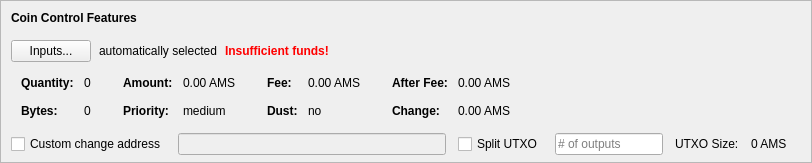
    <widget class="QFrame" name="frameCoinControl">
     <property name="sizePolicy">
      <sizepolicy hsizetype="Expanding" vsizetype="Expanding">
       <horstretch>0</horstretch>
       <verstretch>0</verstretch>
      </sizepolicy>
     </property>
     <property name="maximumSize">
      <size>
       <width>16777215</width>
       <height>16777215</height>
      </size>
     </property>
     <property name="frameShape">
      <enum>QFrame::StyledPanel</enum>
     </property>
     <property name="frameShadow">
      <enum>QFrame::Sunken</enum>
     </property>
     <layout class="QVBoxLayout" name="verticalLayoutCoinControl2">
      <property name="spacing">
       <number>0</number>
      </property>
      <property name="leftMargin">
       <number>0</number>
      </property>
      <property name="topMargin">
       <number>0</number>
      </property>
      <property name="rightMargin">
       <number>0</number>
      </property>
      <property name="bottomMargin">
       <number>6</number>
      </property>
      <item>
       <layout class="QVBoxLayout" name="verticalLayoutCoinControl" stretch="0,0,0,0,1">
        <property name="spacing">
         <number>0</number>
        </property>
        <property name="leftMargin">
         <number>10</number>
        </property>
        <property name="topMargin">
         <number>10</number>
        </property>
        <item>
         <layout class="QHBoxLayout" name="horizontalLayoutCoinControl1">
          <property name="bottomMargin">
           <number>15</number>
          </property>
          <item>
           <widget class="QLabel" name="labelCoinControlFeatures">
            <property name="sizePolicy">
             <sizepolicy hsizetype="Preferred" vsizetype="Maximum">
              <horstretch>0</horstretch>
              <verstretch>0</verstretch>
             </sizepolicy>
            </property>
            <property name="font">
             <font>
              <weight>75</weight>
              <bold>true</bold>
             </font>
            </property>
            <property name="styleSheet">
             <string notr="true">font-weight:bold;</string>
            </property>
            <property name="text">
             <string>Coin Control Features</string>
            </property>
           </widget>
          </item>
         </layout>
        </item>
        <item>
         <layout class="QHBoxLayout" name="horizontalLayoutCoinControl2" stretch="0,0,0,0">
          <property name="spacing">
           <number>8</number>
          </property>
          <property name="bottomMargin">
           <number>10</number>
          </property>
          <item>
           <widget class="QPushButton" name="pushButtonCoinControl">
            <property name="styleSheet">
             <string notr="true"/>
            </property>
            <property name="text">
             <string>Inputs...</string>
            </property>
            <property name="autoDefault">
             <bool>false</bool>
            </property>
           </widget>
          </item>
          <item>
           <widget class="QLabel" name="labelCoinControlAutomaticallySelected">
            <property name="text">
             <string>automatically selected</string>
            </property>
            <property name="margin">
             <number>5</number>
            </property>
           </widget>
          </item>
          <item>
           <widget class="QLabel" name="labelCoinControlInsuffFunds">
            <property name="font">
             <font>
              <weight>75</weight>
              <bold>true</bold>
             </font>
            </property>
            <property name="styleSheet">
             <string notr="true">color:red;font-weight:bold;</string>
            </property>
            <property name="text">
             <string>Insufficient funds!</string>
            </property>
            <property name="margin">
             <number>5</number>
            </property>
           </widget>
          </item>
          <item>
           <spacer name="horizontalSpacerCoinControl">
            <property name="orientation">
             <enum>Qt::Horizontal</enum>
            </property>
            <property name="sizeHint" stdset="0">
             <size>
              <width>40</width>
              <height>1</height>
             </size>
            </property>
           </spacer>
          </item>
         </layout>
        </item>
        <item>
         <widget class="QWidget" name="widgetCoinControl" native="true">
          <property name="sizePolicy">
           <sizepolicy hsizetype="Preferred" vsizetype="Preferred">
            <horstretch>0</horstretch>
            <verstretch>0</verstretch>
           </sizepolicy>
          </property>
          <property name="minimumSize">
           <size>
            <width>0</width>
            <height>0</height>
           </size>
          </property>
          <property name="styleSheet">
           <string notr="true"/>
          </property>
          <layout class="QHBoxLayout" name="horizontalLayoutCoinControl5">
           <property name="leftMargin">
            <number>0</number>
           </property>
           <property name="topMargin">
            <number>0</number>
           </property>
           <property name="rightMargin">
            <number>0</number>
           </property>
           <property name="bottomMargin">
            <number>0</number>
           </property>
           <item>
            <layout class="QHBoxLayout" name="horizontalLayoutCoinControl3" stretch="0,0,0,1">
             <property name="spacing">
              <number>20</number>
             </property>
             <property name="topMargin">
              <number>0</number>
             </property>
             <property name="bottomMargin">
              <number>10</number>
             </property>
             <item>
              <layout class="QFormLayout" name="formLayoutCoinControl1">
               <property name="horizontalSpacing">
                <number>10</number>
               </property>
               <property name="verticalSpacing">
                <number>14</number>
               </property>
               <property name="leftMargin">
                <number>10</number>
               </property>
               <property name="topMargin">
                <number>4</number>
               </property>
               <property name="rightMargin">
                <number>6</number>
               </property>
               <item row="0" column="0">
                <widget class="QLabel" name="labelCoinControlQuantityText">
                 <property name="font">
                  <font>
                   <weight>75</weight>
                   <bold>true</bold>
                  </font>
                 </property>
                 <property name="text">
                  <string>Quantity:</string>
                 </property>
                 <property name="margin">
                  <number>0</number>
                 </property>
                </widget>
               </item>
               <item row="0" column="1">
                <widget class="QLabel" name="labelCoinControlQuantity">
                 <property name="cursor">
                  <cursorShape>IBeamCursor</cursorShape>
                 </property>
                 <property name="contextMenuPolicy">
                  <enum>Qt::ActionsContextMenu</enum>
                 </property>
                 <property name="text">
                  <string notr="true">0</string>
                 </property>
                 <property name="margin">
                  <number>0</number>
                 </property>
                 <property name="textInteractionFlags">
                  <set>Qt::LinksAccessibleByMouse|Qt::TextSelectableByKeyboard|Qt::TextSelectableByMouse</set>
                 </property>
                </widget>
               </item>
               <item row="1" column="0">
                <widget class="QLabel" name="labelCoinControlBytesText">
                 <property name="font">
                  <font>
                   <weight>75</weight>
                   <bold>true</bold>
                  </font>
                 </property>
                 <property name="text">
                  <string>Bytes:</string>
                 </property>
                </widget>
               </item>
               <item row="1" column="1">
                <widget class="QLabel" name="labelCoinControlBytes">
                 <property name="cursor">
                  <cursorShape>IBeamCursor</cursorShape>
                 </property>
                 <property name="contextMenuPolicy">
                  <enum>Qt::ActionsContextMenu</enum>
                 </property>
                 <property name="text">
                  <string notr="true">0</string>
                 </property>
                 <property name="textInteractionFlags">
                  <set>Qt::LinksAccessibleByMouse|Qt::TextSelectableByKeyboard|Qt::TextSelectableByMouse</set>
                 </property>
                </widget>
               </item>
              </layout>
             </item>
             <item>
              <layout class="QFormLayout" name="formLayoutCoinControl2">
               <property name="horizontalSpacing">
                <number>10</number>
               </property>
               <property name="verticalSpacing">
                <number>14</number>
               </property>
               <property name="leftMargin">
                <number>6</number>
               </property>
               <property name="topMargin">
                <number>4</number>
               </property>
               <property name="rightMargin">
                <number>6</number>
               </property>
               <item row="0" column="0">
                <widget class="QLabel" name="labelCoinControlAmountText">
                 <property name="font">
                  <font>
                   <weight>75</weight>
                   <bold>true</bold>
                  </font>
                 </property>
                 <property name="text">
                  <string>Amount:</string>
                 </property>
                 <property name="margin">
                  <number>0</number>
                 </property>
                </widget>
               </item>
               <item row="0" column="1">
                <widget class="QLabel" name="labelCoinControlAmount">
                 <property name="cursor">
                  <cursorShape>IBeamCursor</cursorShape>
                 </property>
                 <property name="contextMenuPolicy">
                  <enum>Qt::ActionsContextMenu</enum>
                 </property>
                 <property name="text">
                  <string notr="true">0.00 AMS</string>
                 </property>
                 <property name="textInteractionFlags">
                  <set>Qt::LinksAccessibleByMouse|Qt::TextSelectableByKeyboard|Qt::TextSelectableByMouse</set>
                 </property>
                </widget>
               </item>
               <item row="1" column="0">
                <widget class="QLabel" name="labelCoinControlPriorityText">
                 <property name="font">
                  <font>
                   <weight>75</weight>
                   <bold>true</bold>
                  </font>
                 </property>
                 <property name="text">
                  <string>Priority:</string>
                 </property>
                </widget>
               </item>
               <item row="1" column="1">
                <widget class="QLabel" name="labelCoinControlPriority">
                 <property name="cursor">
                  <cursorShape>IBeamCursor</cursorShape>
                 </property>
                 <property name="contextMenuPolicy">
                  <enum>Qt::ActionsContextMenu</enum>
                 </property>
                 <property name="text">
                  <string>medium</string>
                 </property>
                 <property name="textInteractionFlags">
                  <set>Qt::LinksAccessibleByMouse|Qt::TextSelectableByKeyboard|Qt::TextSelectableByMouse</set>
                 </property>
                </widget>
               </item>
              </layout>
             </item>
             <item>
              <layout class="QFormLayout" name="formLayoutCoinControl3">
               <property name="horizontalSpacing">
                <number>10</number>
               </property>
               <property name="verticalSpacing">
                <number>14</number>
               </property>
               <property name="leftMargin">
                <number>6</number>
               </property>
               <property name="topMargin">
                <number>4</number>
               </property>
               <property name="rightMargin">
                <number>6</number>
               </property>
               <item row="0" column="0">
                <widget class="QLabel" name="labelCoinControlFeeText">
                 <property name="font">
                  <font>
                   <weight>75</weight>
                   <bold>true</bold>
                  </font>
                 </property>
                 <property name="text">
                  <string>Fee:</string>
                 </property>
                 <property name="margin">
                  <number>0</number>
                 </property>
                </widget>
               </item>
               <item row="0" column="1">
                <widget class="QLabel" name="labelCoinControlFee">
                 <property name="cursor">
                  <cursorShape>IBeamCursor</cursorShape>
                 </property>
                 <property name="contextMenuPolicy">
                  <enum>Qt::ActionsContextMenu</enum>
                 </property>
                 <property name="text">
                  <string notr="true">0.00 AMS</string>
                 </property>
                 <property name="textInteractionFlags">
                  <set>Qt::LinksAccessibleByMouse|Qt::TextSelectableByKeyboard|Qt::TextSelectableByMouse</set>
                 </property>
                </widget>
               </item>
               <item row="1" column="0">
                <widget class="QLabel" name="labelCoinControlLowOutputText">
                 <property name="font">
                  <font>
                   <weight>75</weight>
                   <bold>true</bold>
                  </font>
                 </property>
                 <property name="text">
                  <string>Dust:</string>
                 </property>
                </widget>
               </item>
               <item row="1" column="1">
                <widget class="QLabel" name="labelCoinControlLowOutput">
                 <property name="cursor">
                  <cursorShape>IBeamCursor</cursorShape>
                 </property>
                 <property name="contextMenuPolicy">
                  <enum>Qt::ActionsContextMenu</enum>
                 </property>
                 <property name="text">
                  <string>no</string>
                 </property>
                 <property name="textInteractionFlags">
                  <set>Qt::LinksAccessibleByMouse|Qt::TextSelectableByKeyboard|Qt::TextSelectableByMouse</set>
                 </property>
                </widget>
               </item>
              </layout>
             </item>
             <item>
              <layout class="QFormLayout" name="formLayoutCoinControl4">
               <property name="horizontalSpacing">
                <number>10</number>
               </property>
               <property name="verticalSpacing">
                <number>14</number>
               </property>
               <property name="leftMargin">
                <number>6</number>
               </property>
               <property name="topMargin">
                <number>4</number>
               </property>
               <property name="rightMargin">
                <number>6</number>
               </property>
               <item row="0" column="0">
                <widget class="QLabel" name="labelCoinControlAfterFeeText">
                 <property name="font">
                  <font>
                   <weight>75</weight>
                   <bold>true</bold>
                  </font>
                 </property>
                 <property name="text">
                  <string>After Fee:</string>
                 </property>
                 <property name="margin">
                  <number>0</number>
                 </property>
                </widget>
               </item>
               <item row="0" column="1">
                <widget class="QLabel" name="labelCoinControlAfterFee">
                 <property name="cursor">
                  <cursorShape>IBeamCursor</cursorShape>
                 </property>
                 <property name="contextMenuPolicy">
                  <enum>Qt::ActionsContextMenu</enum>
                 </property>
                 <property name="text">
                  <string notr="true">0.00 AMS</string>
                 </property>
                 <property name="textInteractionFlags">
                  <set>Qt::LinksAccessibleByMouse|Qt::TextSelectableByKeyboard|Qt::TextSelectableByMouse</set>
                 </property>
                </widget>
               </item>
               <item row="1" column="0">
                <widget class="QLabel" name="labelCoinControlChangeText">
                 <property name="font">
                  <font>
                   <weight>75</weight>
                   <bold>true</bold>
                  </font>
                 </property>
                 <property name="text">
                  <string>Change:</string>
                 </property>
                </widget>
               </item>
               <item row="1" column="1">
                <widget class="QLabel" name="labelCoinControlChange">
                 <property name="cursor">
                  <cursorShape>IBeamCursor</cursorShape>
                 </property>
                 <property name="contextMenuPolicy">
                  <enum>Qt::ActionsContextMenu</enum>
                 </property>
                 <property name="text">
                  <string notr="true">0.00 AMS</string>
                 </property>
                 <property name="textInteractionFlags">
                  <set>Qt::LinksAccessibleByMouse|Qt::TextSelectableByKeyboard|Qt::TextSelectableByMouse</set>
                 </property>
                </widget>
               </item>
              </layout>
             </item>
            </layout>
           </item>
          </layout>
         </widget>
        </item>
        <item>
         <layout class="QHBoxLayout" name="horizontalLayoutCoinControl4" stretch="0,0,0,0,0,0,0">
          <property name="spacing">
           <number>12</number>
          </property>
          <property name="sizeConstraint">
           <enum>QLayout::SetDefaultConstraint</enum>
          </property>
          <property name="topMargin">
           <number>5</number>
          </property>
          <property name="rightMargin">
           <number>5</number>
          </property>
          <item>
           <widget class="QCheckBox" name="checkBoxCoinControlChange">
            <property name="toolTip">
             <string>If this is activated, but the change address is empty or invalid, change will be sent to a newly generated address.</string>
            </property>
            <property name="text">
             <string>Custom change address</string>
            </property>
           </widget>
          </item>
          <item>
           <widget class="QValidatedLineEdit" name="lineEditCoinControlChange">
            <property name="enabled">
             <bool>false</bool>
            </property>
            <property name="sizePolicy">
             <sizepolicy hsizetype="Expanding" vsizetype="Fixed">
              <horstretch>0</horstretch>
              <verstretch>0</verstretch>
             </sizepolicy>
            </property>
           </widget>
          </item>
          <item>
           <widget class="QCheckBox" name="splitBlockCheckBox">
            <property name="text">
             <string>Split UTXO</string>
            </property>
           </widget>
          </item>
          <item>
           <widget class="QLineEdit" name="splitBlockLineEdit">
            <property name="sizePolicy">
             <sizepolicy hsizetype="Fixed" vsizetype="Fixed">
              <horstretch>50</horstretch>
              <verstretch>0</verstretch>
             </sizepolicy>
            </property>
            <property name="placeholderText">
             <string># of outputs</string>
            </property>
           </widget>
          </item>
          <item>
           <widget class="QLabel" name="labelBlockSizeText">
            <property name="text">
             <string>UTXO Size:</string>
            </property>
           </widget>
          </item>
          <item>
           <widget class="QLabel" name="labelBlockSize">
            <property name="text">
             <string>0 AMS</string>
            </property>
           </widget>
          </item>
          <item>
           <widget class="QLabel" name="labelCoinControlChangeLabel">
            <property name="sizePolicy">
             <sizepolicy hsizetype="Preferred" vsizetype="Expanding">
              <horstretch>0</horstretch>
              <verstretch>0</verstretch>
             </sizepolicy>
            </property>
            <property name="minimumSize">
             <size>
              <width>0</width>
              <height>0</height>
             </size>
            </property>
            <property name="text">
             <string/>
            </property>
            <property name="margin">
             <number>3</number>
            </property>
           </widget>
          </item>
         </layout>
        </item>
        <item>
         <spacer name="verticalSpacerCoinControl">
          <property name="orientation">
           <enum>Qt::Vertical</enum>
          </property>
          <property name="sizeHint" stdset="0">
           <size>
            <width>800</width>
            <height>1</height>
           </size>
          </property>
         </spacer>
        </item>
       </layout>
      </item>
     </layout>
    </widget>
